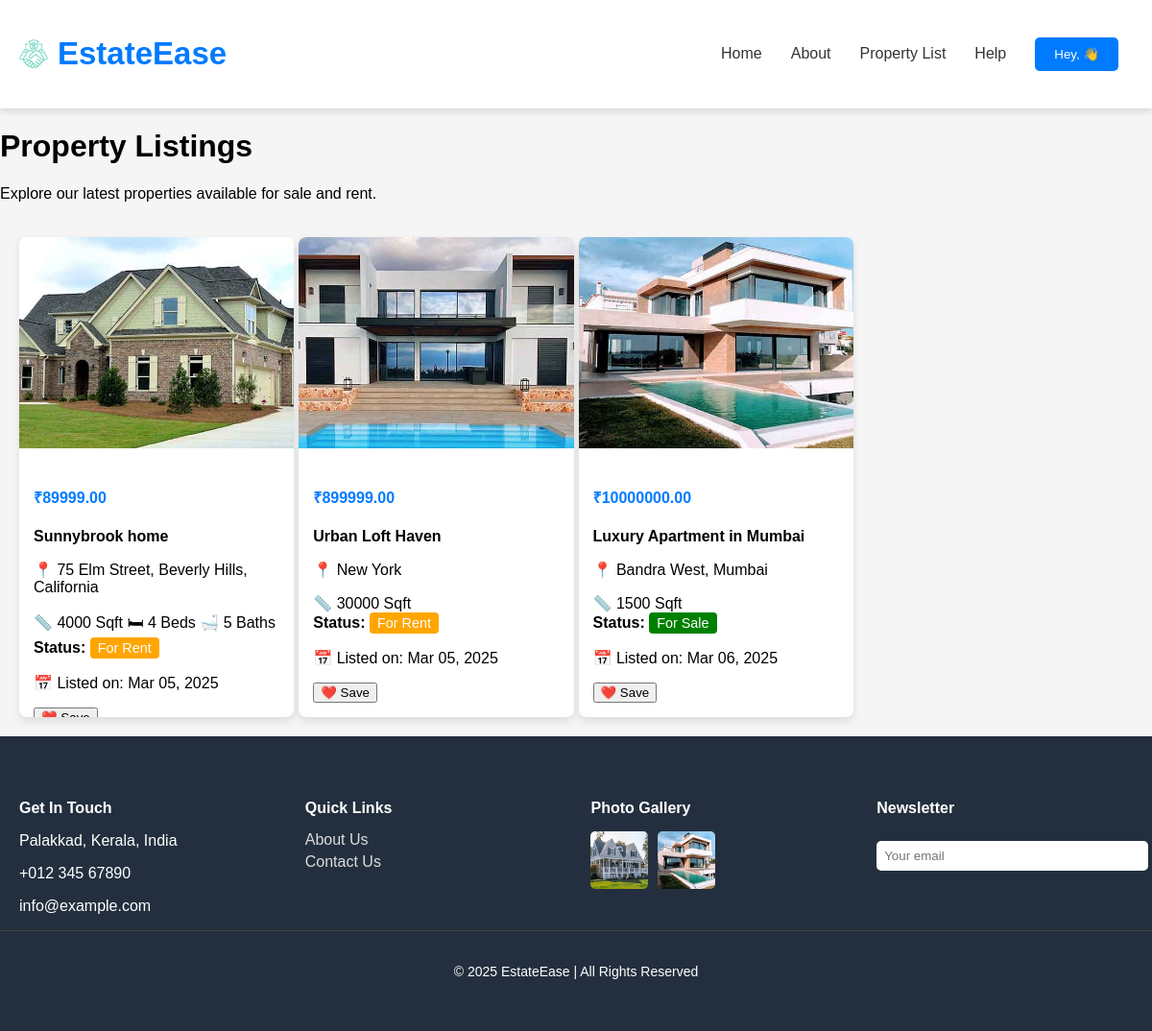
Page /list_property/ on the committed database.
### realestateapp/models.py (models this page shows, shortened)
class Property(models.Model):
    PROPERTY_TYPES = [
        ('apartment', 'Apartment'), ('villa', 'Villa'), ('home', 'Home'),
        ('office', 'Office'), ('building', 'Building'), ('townhouse', 'Townhouse'),
        ('shop', 'Shop'), ('garage', 'Garage')
    ]
    status_choices = [('available', 'Available'),('rent','Rent') ,('sale','Sale'),('sold', 'Sold')]
    p_status = models.CharField(max_length=50, choices=status_choices, default='available')
    p_name = models.CharField(max_length=255)
    p_type = models.CharField(max_length=50, choices=PROPERTY_TYPES)
    p_location = models.CharField(max_length=255)
    p_price = models.DecimalField(max_digits=10, decimal_places=2)
    p_bedrooms = models.IntegerField(default=1)
    p_bathrooms = models.IntegerField(default=1)
    p_images = models.ImageField(upload_to='property_images/')
    p_description = models.TextField()
    p_sqrft = models.IntegerField(default=1)
    p_user = models.ForeignKey(User, on_delete=models.CASCADE,null=True, blank=True)
    posted_on = models.DateTimeField(default=now)

### realestateapp/views.py (the view)
# urls.py: path('list_property/', property_list, name='property_list'),
def property_list(request):
    properties = Property.objects.all()
    return render(request, 'list_property.html', {'properties': properties})

### realestateapp/templates/list_property.html (shortened to what this page needs)
{% extends 'base.html' %}
{% load static %}
{% block content %}
<div class="page-header">
    <h1>Property Listings</h1>
    <p>Explore our latest properties available for sale and rent.</p>
</div>
<div class="property-container">
    {% for property in properties %}
    <div class="property-card">
        <a href="{% url 'property_detail' property.id %}">
            <img class="property-image" src="{{ property.p_images.url }}" alt="{{ property.p_name }}">
        </a>
        <div class="property-info">
            <h4 class="property-price">₹{{ property.p_price }}</h4>
            <a href="{% url 'property_detail' property.id %}"
                class="property-name">{{ property.p_name }}</a>
            <p class="property-location">📍 {{ property.p_location }}</p>
            <div class="property-details">
                <span>📏 {{ property.p_sqrft }} Sqft</span>
                {% if property.p_type == "home" %}
                <span>  🛏 {{ property.p_bedrooms }} Beds</span>
                <span> 🛁 {{ property.p_bathrooms }} Baths</span>
                {% endif %}
            </div>
            <div class="property-status">
                <strong>Status: </strong>
                {% if property.p_status == "sale" %}
                    <span class="status-badge sale">For Sale</span>
                {% elif property.p_status == "rent" %}
                    <span class="status-badge rent">For Rent</span>
                {% elif property.p_status == "sold" %}
                    <span class="status-badge sold">Sold</span>
                {% endif %}
            </div>
            <p class="property-date">📅 Listed on: {{ property.posted_on|date:"M d, Y" }}</p>
            <div class="property-actions">
                <form action="{% url 'save_property' property.id %}" method="POST">
                    <button type="submit" class="save-button">❤️ Save</button>
                </form>
            </div>
        </div>
    </div>
    {% endfor %}
</div>
{% endblock %}

### realestateapp/templates/base.html (shortened to what this page needs)
<!DOCTYPE html>
<html lang="en">
<head>
    {% load static %}
</head>
<body>
    <div class="navbar-container">
        <nav class="navbar-custom">
            <a href="/home/" class="navbar-logo">
                <img src="{% static 'img/icon-deal.png' %}" alt="Icon">
                <h1>EstateEase</h1>
            </a>
            <ul class="navbar-menu">
                <li><a href="/home/">Home</a></li>
                <li><a href="/about/">About</a></li>
                <li><a href="/list_property/">Property List</a></li>
                <li><a href="/help/">Help</a></li>
                <a href="/profile/"><button class="btn-custom">Hey, {{ user.first_name }} 👋</button></a>
            </ul>
        </nav>
    </div>
    <div class="container mt-5">
        {% block content %}{% endblock %}
    </div>
<footer class="footer">
    <div class="footer-container">
        <div class="footer-section">
            <h5>Get In Touch</h5>
            <p> Palakkad, Kerala, India</p>
            <p> +012 345 67890</p>
            <p> info@example.com</p>
        </div>
        <div class="footer-section footer-links">
            <h5>Quick Links</h5>
            <a href="/about/">About Us</a>
            <a href="">Contact Us</a>
        </div>
        <div class="footer-section">
            <h5>Photo Gallery</h5>
            <div class="footer-gallery">
                <div class="footer-img">
                    <img src="{% static 'img/property-1.jpg' %}" alt="">
                </div>
                <div class="footer-img">
                    <img src="{% static 'img/property-2.jpg' %}" alt="">
                </div>
            </div>
        </div>
        <div class="footer-section">
            <h5>Newsletter</h5>
            <input class="footer-input" type="text" placeholder="Your email">
        </div>
    </div>
    <div class="footer-bottom">
        <p>&copy; 2025 EstateEase | All Rights Reserved</p>
    </div>
</footer>
</body>
</html>

### realestateapp/templates/base.html (style rules this page uses)
body { font-family: Arial, sans-serif; margin: 0; padding: 0; background-color: #f8f9fa; }
.navbar-container { background-color: #fff; box-shadow: 0px 4px 6px rgba(0, 0, 0, 0.1); padding: 10px 20px; }
.navbar-custom { display: flex; align-items: center; justify-content: space-between; }
.navbar-logo { display: flex; align-items: center; font-size: 22px; font-weight: bold; color: #007bff; text-decoration: none; }
.navbar-logo img { width: 30px; height: 30px; margin-right: 10px; }
.navbar-menu { display: flex; align-items: center; list-style: none; padding: 0; }
.navbar-menu a { text-decoration: none; color: #333; padding: 10px 15px; transition: color 0.3s; }
.btn-custom { display: inline-block; padding: 10px 20px; background-color: #007bff; color: white; text-decoration: none; border: none; border-radius: 5px; transition: background-color 0.3s, transform 0.2s; cursor: pointer; }
.footer { background-color: #232F3E; color: white; padding: 40px 0; font-family: Arial, sans-serif; }
.footer-container { display: flex; justify-content: space-between; flex-wrap: wrap; max-width: 1200px; margin: auto; padding: 0 20px; }
.footer-section { width: 23%; }
.footer-section h5 { font-size: 16px; margin-bottom: 15px; color: #ffffff; }
.footer-links a { display: block; color: #ddd; text-decoration: none; margin: 5px 0; }
.footer-gallery { display: flex; gap: 10px; }
.footer-img img { width: 60px; height: 60px; border-radius: 5px; }
.footer-input { width: 100%; padding: 8px; border: none; border-radius: 5px; margin-top: 10px; }
.footer-bottom { text-align: center; padding-top: 20px; border-top: 1px solid #444; font-size: 14px; }

### realestateapp/templates/list_property.html (style rules this page uses)
body { font-family: Arial, sans-serif; background-color: #f5f5f5; margin: 0; padding: 0; }
.property-container { display: grid; grid-template-columns: repeat(4, 1fr); gap: 5px; justify-content: center; padding: 20px; }
.property-card { background: white; border-radius: 8px; box-shadow: 0px 4px 8px rgba(0, 0, 0, 0.1); overflow: hidden; transition: 0.3s ease-in-out; width: 100%; max-width: 350px; height: 500px; display: flex; flex-direction: column; justify-content: space-between; }
.property-image { width: 100%; height: 220px; object-fit: cover; }
.property-info { padding: 15px; flex-grow: 1; }
.property-name { font-size: 1rem; font-weight: bold; color: black; text-decoration: none; display: block; margin-bottom: 5px; }
.property-price { font-size: 1rem; font-weight: bold; color: #007bff; }
.status-badge { padding: 3px 8px; border-radius: 4px; font-size: 0.9rem; color: white; display: inline-block; }
.sale { background-color: green; }
.rent { background-color: orange; }

### rows in the picture
Property: p_images (picture), p_price "89999.00", p_name "Sunnybrook home", p_location "75 Elm Street, Beverly Hills, California", p_sqrft "4000", p_bedrooms "4", p_bathrooms "5", p_status "For Rent", posted_on "Mar 05, 2025"
Property: p_images (picture), p_price "899999.00", p_name "Urban Loft Haven", p_location "New York", p_sqrft "30000", p_status "For Rent", posted_on "Mar 05, 2025"
Property: p_images (picture), p_price "10000000.00", p_name "Luxury Apartment in Mumbai", p_location "Bandra West, Mumbai", p_sqrft "1500", p_status "For Sale", posted_on "Mar 06, 2025"
